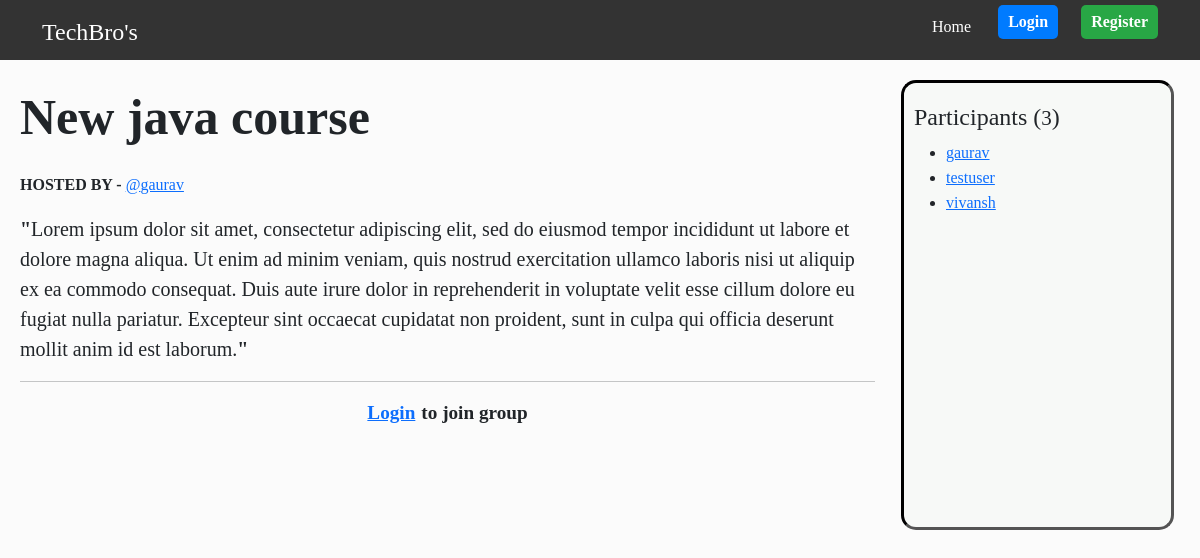
Page /room/15/ on the committed database.
### main/models.py (models this page shows, shortened)
class Room(models.Model):
    topics = models.ManyToManyField(Topic,related_name="rooms")
    host = models.ForeignKey(User,on_delete=models.SET_NULL,null=True)
    name = models.CharField(max_length=200,)
    description = models.TextField(null=True, blank=True)
    participants = models.ManyToManyField(User,related_name='joined_rooms',through='Membership')
    updated = models.DateTimeField(auto_now=True)
    created = models.DateTimeField(auto_now_add=True)
    class Meta():
        ordering = ['-updated','-created']

### main/views.py (the view)
# urls.py: path('room/<int:pk>/',views.room,name='room'),
def room(request,pk):
    room = get_object_or_404(Room,pk = pk)
    participant_count = room.participants.all().count()
    is_member = Membership.objects.filter(user=request.user , room=room).exists() if request.user.is_authenticated else False
    return render(request,'room.html',{'room':room,'is_member':is_member,'participant_count':participant_count})

### templates/room.html (shortened to what this page needs)
{% extends "base.html" %}
{% load static %}
{% block content %}
<div class='room_container'>
    <main>
        <div style="display:  flex; justify-content: space-between; align-items: center;">
            <p>
                <span style="font-size:50px; font-weight:bold; margin-right:10px;">{{room.name}}</span>
            </p>
        </div>
        <p style="margin-botton:2px;"><b>HOSTED BY - </b><a href="{% url "user-profile" room.host.id %}">@{{room.host}}</a></p>
        <p class="room-desc"><b>"</b>{{room.description}}<b>"</b></p>
        <hr>
        {% if user.is_authenticated %}
            {% if is_member %}
                <div class="message-container">
                    <div class="message-container-top">
                    </div>
                    <div class="message-container-bottom">
                        <form  id = "message-form">
                            {% csrf_token %}
                            <input type="text" name='text' placeholder='Send message' required='True' class="message-input" id="message-input" autocomplete="off" />
                            <button type ='submit' class="message-send-button">Send</button>
                        </form>
                    </div>
                </div>
            {% endif %}
        {% else %}
        <p class="login-from-room"><a href="{% url "login" %}" style="margin-right:6px; ">Login </a>to join group</p>
        {% endif %}
    </main>
    <aside class="paricipants-container">
        <h4>Participants (<small>{{participant_count}}</small>)</h4>
        <ul>
            {% for participant in room.participants.all  %}
            <li><a href="{% url "user-profile" participant.id %}">{{participant.username}}</a></li>
            {% endfor %}
         </ul>
    </aside>
</div>
{% endblock content %}

### static/css/style.css (style rules this page uses)
* { margin: 0; padding-bottom: 1px; box-sizing: border-box; }
body { background-color: #FBFBFB; font-family: 'Times New Roman', Times, serif; }
.room_container { display: grid; grid-template-columns: 3fr 1fr; gap: 20px; padding: 20px; }
.room-desc { font-size: 20px; }
.paricipants-container { height: 450px; overflow-y: auto; padding: 20px 10px 20px 10px; margin-left: 6px; margin-right: 6px; border-style : inset; border-radius: 15px; border-color: black; background-color:#F7F9F7; }
.login-from-room { display: flex; font-size: larger; font-weight: bold; justify-content: center; }

### rows in the picture
Room: name "New java course", host "gaurav", description "Lorem ipsum dolor sit amet, consectetur adipiscing elit, sed do eiusmod tempor incididunt ut labore et dolore magna aliqua. Ut enim ad minim veniam, quis nostrud exercitation ullamco laboris nisi ut aliquip ex ea commodo consequat. Duis aute irure dolor in reprehenderit in voluptate velit esse cillum dolore eu fugiat nulla pariatur. Excepteur sint occaecat cupidatat non proident, sunt in culpa qui officia deserunt mollit anim id est laborum."

### other values in the picture
{{ participant_count }} "3"
{{ participant.username }} "gaurav"
{{ participant.username }} "testuser"
{{ participant.username }} "vivansh"
